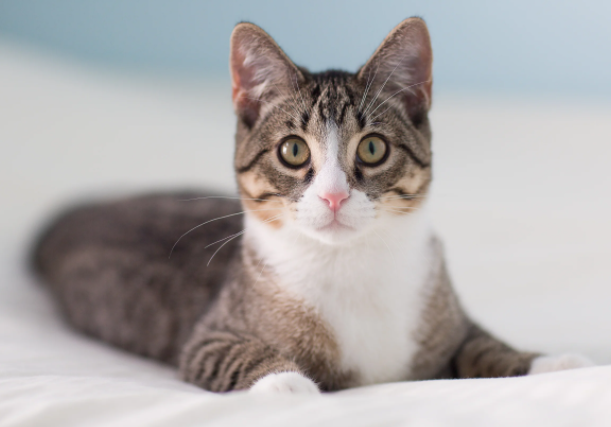
#> input picture Python_Grammer/Python_openCV_1/cat.png, 611 x 427 px, found by its file name
$ python numpy_basic_1.py
#> lines starting #> are read from the running program, lines starting #| are printed output that depends on the picture
import numpy as np
import cv2

image = cv2.imread("C://Users/AIMEDIA_01/Desktop/test/Python_openCV/cat.png")
#> image is the input picture: shape (427, 611, 3); mean B, G, R 171.2, 171.3, 174.8
image = image[0:100, 0:100]
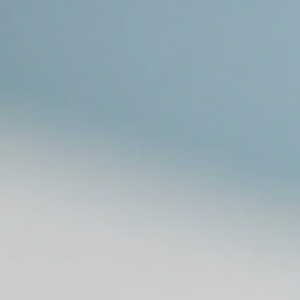
#> image: shape (100, 100, 3) (shown 3 times larger); mean B, G, R 185.9, 179.2, 163.1
print(image.shape)
#| (100, 100, 3)
cv2.imshow('image', image)
cv2.waitKey(0)
list_data = [1,2,3]
list_data = [[1,2,3],[4,5,6],[7,8,9]]

# 1. list를 넘파이 자료형으로 변경

array = np.array(list_data)
print(array[0][1:])
print(array[2][:])
# [18 lines of commented-out code are left out]
